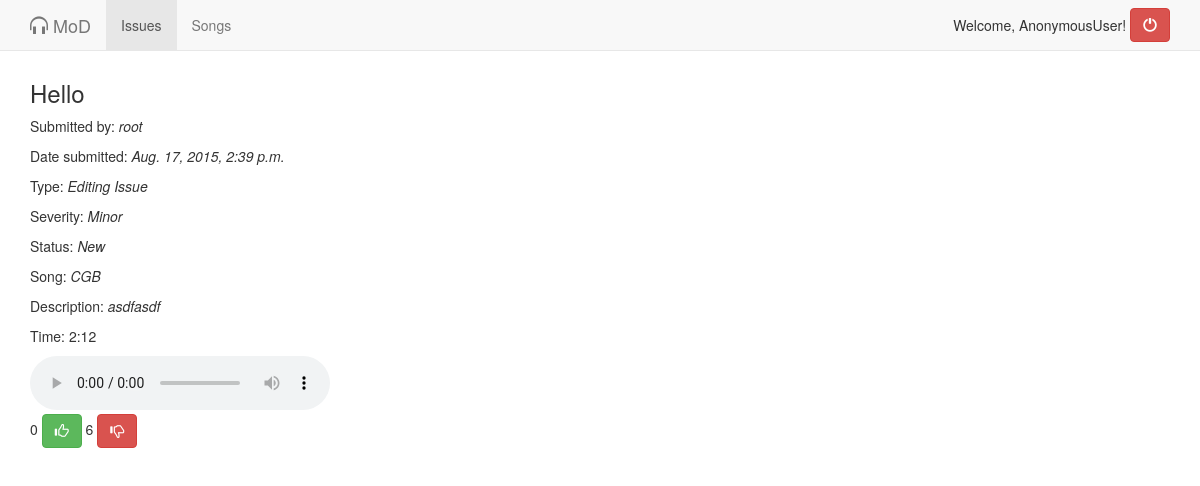
Page /19/ on the committed database.
### issues/models.py (models this page shows, shortened)
class Issue(models.Model):
    def is_new(self):
        return self.status == 'New'
    is_new.boolean = True
    title = models.CharField(max_length=50)
    description = models.CharField(max_length=1000)
    date = models.DateTimeField(default=datetime.datetime.now())
    typeof = models.CharField(max_length=100, choices=TYPE_CHOICES, default='Suggestion')
    severity = models.CharField(max_length = 100, choices=SEVERITY_CHOICES, default='Trivial')
    status = models.CharField(max_length = 50, choices=STATUS_CHOICES, default='New')
    upvotes = models.IntegerField(default=0)
    downvotes = models.IntegerField(default=0)
    song = models.ForeignKey(Song)
    minutes = models.IntegerField(default=0)
    seconds = models.IntegerField(default=0)
    reporter = models.CharField(max_length=30)

class Song(models.Model):
    title = models.CharField(max_length=50, default='')
    notes = models.CharField(max_length=200, default='None')
    url = models.CharField(max_length=500, default='')

### issues/views.py (the view)
# urls.py: url(r'^(?P<pk>\d+)/$', views.DetailView.as_view(), name='detail'),
class DetailView(generic.DetailView):
    model = Issue
    template_name = 'issues/detail.html'

### issues/templates/issues/detail.html (shortened to what this page needs)
{% extends 'issues/base.html' %}
{% load staticfiles %}
{% block body %}
<div class='details'>
    {% if issue %}
    <h3>{{ issue.title }}</h3>
    <div class='detail'>
        <p>Submitted by: <i>{{ issue.reporter }}</i></p>
        <p>Date submitted: <i>{{ issue.date }}</i></p>
        <p>Type: <i>{{ issue.typeof }}</i></p>
        <p>Severity: <i>{{ issue.severity }}</i></p>
        <p>Status: <i>{{ issue.status }}</i></p>
        {% if issue.song.title != 'General' %}
        <p>Song: <i>{{ issue.song.title }}</i></p>
        {% endif %}
        <div class='description'><p>Description: <i>{{ issue.description }}</i></p></div>
        <p>Time: {{ issue.minutes }}:{{ issue.seconds }}</p>
        {% if issue.song.url != '' %}
        <audio controls id="song">
            <source src="{{ issue.song.url }}" type="audio/mpeg">
        </audio>
        {% endif %}
        <form action="{% url 'issues:vote' issue.id %}" method="post">
            <p>{{ issue.upvotes }}
            <button type='submit' class="btn btn-success" name='voteup' value='+'><span class='glyphicon glyphicon-thumbs-up'></span></button>
            {{ issue.downvotes }}
            <button type='submit' class="btn btn-danger" name='votedown' value='-'><span class='glyphicon glyphicon-thumbs-down'></span></button></p>
        </form>
        {% endif %}
    </div>
</div>
{% endblock %}

### rows in the picture
Issue: title "Hello", reporter "root", date "Aug. 17, 2015, 2:39 p.m.", typeof "Editing Issue", severity "Minor", status "New", song "CGB", description "asdfasdf", minutes "2", seconds "12", upvotes "0", downvotes "6"

### other values in the picture
{{ user }} "AnonymousUser"
